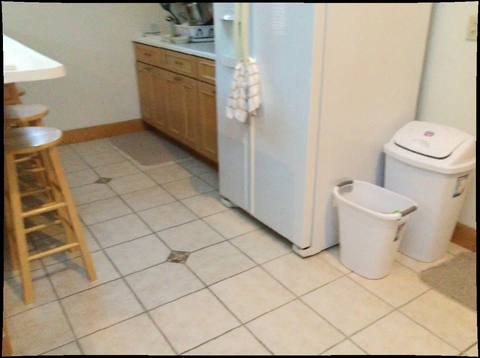
#> input picture tests/_tmp/extract_probe/images/scene0000_00__1791.jpg, 480 x 358 px
$ python filter_image_quality.py --input_dir ../tests/_tmp/extract_probe/images --output_dir out   (older library calls are emulated)
#> lines starting #> are read from the running program, lines starting #| are printed output that depends on the picture
### src/image_quality.py
from __future__ import annotations

from typing import Any

import cv2
import numpy as np

DEFAULT_BRISQUE_MAX_SIDE = 0


class BrisqueScorer:
    def __init__(self) -> None:
        try:
            from brisque import BRISQUE
        except ModuleNotFoundError as exc:
            raise RuntimeError(
                "BRISQUE scorer is unavailable. Install it with `python -m pip install brisque` and rerun."
            ) from exc

        try:
            self._model = BRISQUE(url=False)
        except TypeError:
            self._model = BRISQUE()

    # [46 lines left out: functions score, resize_for_brisque, compute_brisque_score, not called in this run]

### scripts/filter_image_quality.py
#!/usr/bin/env python3
"""Standalone multi-stage image quality filter with HTML gallery output.

Pipeline:
1. Compute grayscale Laplacian variance and Tenengrad focus metrics.
2. Keep only images that pass both stage-1 thresholds.
3. Score stage-1 survivors with BRISQUE.
4. Drop the worst fraction of stage-1 survivors by BRISQUE score (relative
   cutoff, not an absolute threshold), keeping the rest.
5. Export JSON, CSV, and an HTML gallery for the final selected images.

Example:
    python scripts/filter_image_quality.py ^
        --input_dir scene0000_02/color ^
        --output_dir output/scene0000_02_quality ^
        --laplacian-threshold 120 ^
        --tenengrad-threshold 15 ^
        --brisque-drop-fraction 0.30

BRISQUE dependency:
    This script intentionally does not change the repo's existing pipeline.
    It expects the optional `brisque` package to be installed separately:

        python -m pip install brisque
"""

from __future__ import annotations

import argparse
import base64
import csv
import html
import json
import math
import mimetypes
import os
import re
from dataclasses import dataclass
from pathlib import Path
from typing import Any, Iterable, Sequence

import cv2
import numpy as np
from tqdm import tqdm

from src.image_quality import (
    BrisqueScorer,
    DEFAULT_BRISQUE_MAX_SIDE,
    compute_brisque_score,
    resize_for_brisque,
)

DEFAULT_IMAGE_PATTERNS = ("*.jpg", "*.jpeg", "*.png", "*.bmp", "*.webp")
DEFAULT_LAPLACIAN_THRESHOLD = 120.0
DEFAULT_TENENGRAD_THRESHOLD = 15.0
DEFAULT_BRISQUE_DROP_FRACTION = 0.30
DEFAULT_REPORT_IMAGE_MAX_SIDE = 0
DEFAULT_REPORT_JPEG_QUALITY = 85
_NATURAL_SORT_PATTERN = re.compile(r"(\d+)")


@dataclass(slots=True)
class ImageQualityRecord:
    image_path: Path
    width: int
    height: int
    laplacian_variance: float
    tenengrad: float
    stage1_pass: bool
    brisque_score: float | None = None
    brisque_input_width: int | None = None
    brisque_input_height: int | None = None
    stage2_pass: bool | None = None
    final_pass: bool = False

    # [15 lines left out: function to_dict, not called in this run]


def _natural_sort_tokens(value: str) -> tuple[tuple[int, Any], ...]:
    tokens: list[tuple[int, Any]] = []
    for chunk in _NATURAL_SORT_PATTERN.split(value):
        if not chunk:
            continue
        if chunk.isdigit():
            tokens.append((0, int(chunk)))
        else:
            tokens.append((1, chunk.lower()))
    return tuple(tokens)


def _natural_path_sort_key(path: Path) -> tuple[Any, ...]:
    return (_natural_sort_tokens(path.name), str(path).lower())


def _collect_image_paths(
    input_dir: Path,
    *,
    patterns: Sequence[str],
    recursive: bool,
) -> list[Path]:
#> called with recursive = False
    if not input_dir.exists():
        raise FileNotFoundError(f"Input directory not found: {input_dir}")
    if not input_dir.is_dir():
        raise NotADirectoryError(f"Input path is not a directory: {input_dir}")

    image_paths: set[Path] = set()
    for pattern in patterns:
        iterator = input_dir.rglob(pattern) if recursive else input_dir.glob(pattern)
        for path in iterator:
            if path.is_file():
                image_paths.add(path.resolve())
    return sorted(image_paths, key=_natural_path_sort_key)


def select_image_paths_in_order(
    image_paths: Sequence[Path],
    *,
    max_images: int | None,
    sample_start: int = 0,
) -> list[Path]:
    if sample_start < 0:
        raise ValueError(f"sample_start must be >= 0, got {sample_start}")
    if max_images is not None and max_images <= 0:
        raise ValueError(f"max_images must be > 0, got {max_images}")

    ordered = list(image_paths)
    if sample_start >= len(ordered):
        return []
    if max_images is None:
        return ordered[sample_start:]
    return ordered[sample_start:sample_start + max_images]


def compute_laplacian_variance(gray_image: np.ndarray) -> float:
    laplacian = cv2.Laplacian(gray_image, cv2.CV_64F)
    return float(laplacian.var())


def compute_tenengrad(gray_image: np.ndarray) -> float:
    gray_float = gray_image.astype(np.float32)
    grad_x = cv2.Sobel(gray_float, cv2.CV_32F, 1, 0, ksize=3)
    grad_y = cv2.Sobel(gray_float, cv2.CV_32F, 0, 1, ksize=3)
    gradient_magnitude = cv2.magnitude(grad_x, grad_y)
    return float(np.mean(gradient_magnitude))


def read_image(image_path: Path) -> np.ndarray:
    try:
        buffer = np.fromfile(str(image_path), dtype=np.uint8)
    except OSError as exc:
        raise ValueError(f"Cannot read image bytes: {image_path}") from exc
    if buffer.size == 0:
        raise ValueError(f"Image file is empty or unreadable: {image_path}")
    image = cv2.imdecode(buffer, cv2.IMREAD_COLOR)
#> image is the input picture: shape (358, 480, 3); mean B, G, R 142.1, 160.9, 173.4
    if image is None:
        raise ValueError(f"Cannot decode image: {image_path}")
    return image


# [18 lines left out: functions encode_jpeg_data_url, encode_file_data_url, not called in this run]


def evaluate_stage1(
    image_path: Path,
    *,
    laplacian_threshold: float,
    tenengrad_threshold: float,
) -> tuple[ImageQualityRecord, np.ndarray]:
    image = read_image(image_path)

    height, width = image.shape[:2]
#> height = 358; width = 480
    gray = cv2.cvtColor(image, cv2.COLOR_BGR2GRAY)
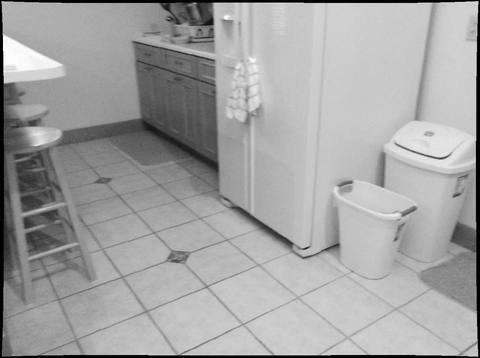
#> gray: shape (358, 480); min 0, max 255, mean 162.5
    laplacian_variance = compute_laplacian_variance(gray)
#> in compute_laplacian_variance, `laplacian = cv2.Laplacian(gray_image, cv2.CV_64F)`:
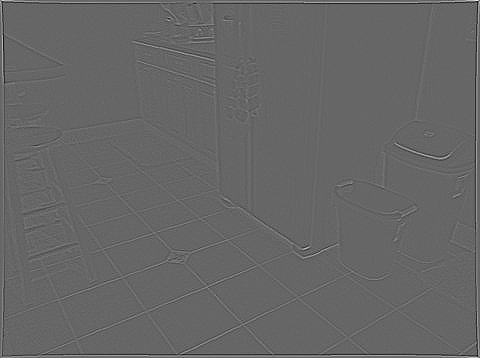
#> laplacian: shape (358, 480) float64; min -260, max 385, mean 0; drawn with min black and max white
#> laplacian_variance = 450.6
    tenengrad = compute_tenengrad(gray)
#> in compute_tenengrad, `gradient_magnitude = cv2.magnitude(grad_x, grad_y)`:
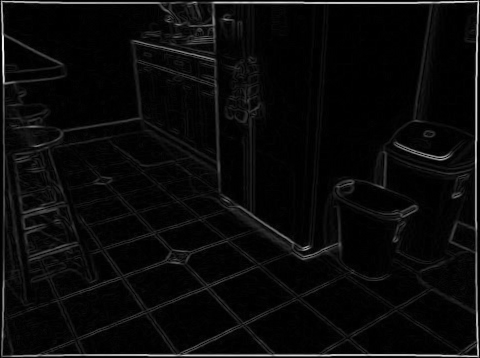
#> gradient_magnitude: shape (358, 480) float32; min 0, max 1020, mean 42.3; drawn with min black and max white
#> tenengrad = 42.34
    stage1_pass = (
        laplacian_variance >= float(laplacian_threshold)
        and tenengrad >= float(tenengrad_threshold)
    )
#> stage1_pass = True
    record = ImageQualityRecord(
        image_path=image_path,
        width=int(width),
        height=int(height),
        laplacian_variance=laplacian_variance,
        tenengrad=tenengrad,
        stage1_pass=stage1_pass,
    )
    return record, image


# [372 lines left out: functions apply_brisque_filter, summarize_records, _html_relpath, build_html_report, _write_csv, _build_embedded_report_images, not called in this run]


def parse_args() -> argparse.Namespace:
    parser = argparse.ArgumentParser(
        description="Standalone Laplacian + Tenengrad + BRISQUE image filter with HTML output."
    )
    parser.add_argument("--input_dir", type=Path, required=True, help="Directory that contains input images.")
    parser.add_argument("--output_dir", type=Path, required=True, help="Directory for JSON/CSV/HTML outputs.")
    parser.add_argument(
        "--patterns",
        nargs="+",
        default=list(DEFAULT_IMAGE_PATTERNS),
        help="Glob patterns used to collect images.",
    )
    parser.add_argument(
        "--recursive",
        action="store_true",
        help="Recursively scan subdirectories under input_dir.",
    )
    parser.add_argument(
        "--max-images",
        type=int,
        default=None,
        help="Process at most this many images, using sorted filename order.",
    )
    parser.add_argument(
        "--sample-start",
        type=int,
        default=0,
        help="Skip this many sorted images before taking the sequential sample window.",
    )
    parser.add_argument(
        "--laplacian-threshold",
        type=float,
        default=DEFAULT_LAPLACIAN_THRESHOLD,
        help="Minimum Laplacian variance required to pass stage 1.",
    )
    parser.add_argument(
        "--tenengrad-threshold",
        type=float,
        default=DEFAULT_TENENGRAD_THRESHOLD,
        help="Minimum mean Tenengrad magnitude required to pass stage 1.",
    )
    parser.add_argument(
        "--brisque-drop-fraction",
        type=float,
        default=DEFAULT_BRISQUE_DROP_FRACTION,
        help=(
            "Fraction (0-1) of stage-1 survivors to drop by BRISQUE score, worst "
            "first. Relative cutoff instead of an absolute threshold."
        ),
    )
    parser.add_argument(
        "--brisque-max-side",
        type=int,
        default=DEFAULT_BRISQUE_MAX_SIDE,
        help=(
            "Resize stage-1 survivors so the longer side is at most this many pixels before "
            "BRISQUE scoring. Use 0 to disable resizing."
        ),
    )
    parser.add_argument(
        "--title",
        type=str,
        default="Image Quality Filter Report",
        help="HTML report title.",
    )
    parser.add_argument(
        "--copy-selected-images",
        action="store_true",
        help=(
            "Embed compressed JPEG previews directly into the HTML report so the gallery remains "
            "viewable even when original image paths are inaccessible."
        ),
    )
    parser.add_argument(
        "--report-image-max-side",
        type=int,
        default=DEFAULT_REPORT_IMAGE_MAX_SIDE,
        help=(
            "When --copy-selected-images is set, embed previews whose longer side is at most this many "
            "pixels. Use 0 to embed the original image bytes at original resolution."
        ),
    )
    parser.add_argument(
        "--report-jpeg-quality",
        type=int,
        default=DEFAULT_REPORT_JPEG_QUALITY,
        help="JPEG quality for HTML report preview images when --copy-selected-images is set.",
    )
    return parser.parse_args()


def main() -> None:
    args = parse_args()

    all_image_paths = _collect_image_paths(
        args.input_dir,
        patterns=args.patterns,
        recursive=bool(args.recursive),
    )
    image_paths = select_image_paths_in_order(
        all_image_paths,
        max_images=args.max_images,
        sample_start=int(args.sample_start),
    )
    if not image_paths:
        raise ValueError(
            f"No images selected under {args.input_dir}; "
            f"available={len(all_image_paths)}, sample_start={args.sample_start}, max_images={args.max_images}"
        )

    stage1_records_and_images = [
        evaluate_stage1(
            image_path,
            laplacian_threshold=float(args.laplacian_threshold),
            tenengrad_threshold=float(args.tenengrad_threshold),
        )
        for image_path in tqdm(image_paths, desc="Stage 1/2 Sharpness", unit="img")
    ]
#> call 2 of evaluate_stage1, with laplacian_threshold = 120, tenengrad_threshold = 15
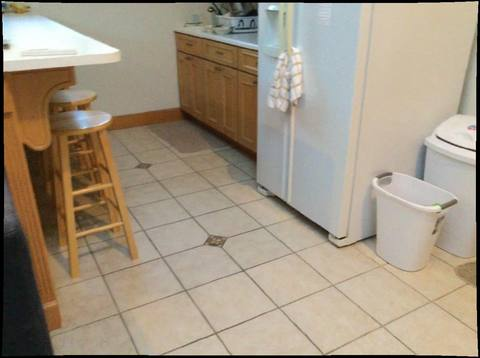
#> input picture tests/_tmp/extract_probe/images/scene0000_00__1812.jpg, 480 x 358 px
#> in read_image, image is the input picture: shape (358, 480, 3); mean B, G, R 129.3, 147.7, 160.6
#> in evaluate_stage1 (call 2), `gray = cv2.cvtColor(image, cv2.COLOR_BGR2GRAY)`:
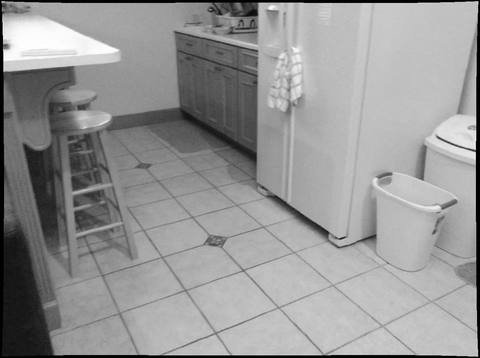
#> gray: shape (358, 480); min 0, max 255, mean 149.4
#> in evaluate_stage1 (call 2), `laplacian_variance = compute_laplacian_variance(gray)`: laplacian_variance = 463.8
#> in compute_tenengrad (call 2), `grad_y = cv2.Sobel(gray_float, cv2.CV_32F, 0, 1, ksize=3)`:
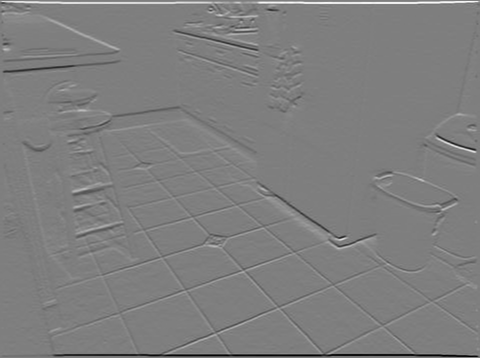
#> grad_y: shape (358, 480) float32; min -845, max 853, mean 0; drawn with min black and max white
#> in compute_tenengrad (call 2), `gradient_magnitude = cv2.magnitude(grad_x, grad_y)`:
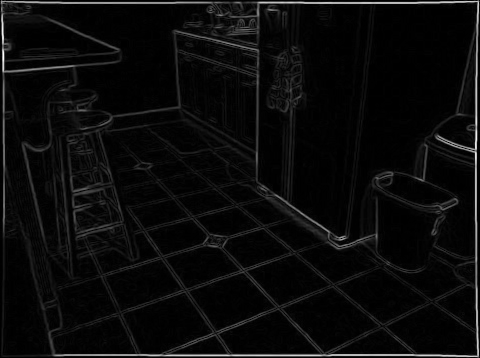
#> gradient_magnitude: shape (358, 480) float32; min 0, max 1016.1, mean 44.4; drawn with min black and max white
#> in evaluate_stage1 (call 2), `tenengrad = compute_tenengrad(gray)`: tenengrad = 44.42
#> stage1_records_and_images = 2 items

    brisque_scorer = BrisqueScorer()
    records = apply_brisque_filter(
        stage1_records_and_images,
        brisque_drop_fraction=float(args.brisque_drop_fraction),
        brisque_max_side=int(args.brisque_max_side),
        scorer=brisque_scorer,
        show_progress=True,
    )

    summary = summarize_records(records)
    thresholds = {
        "laplacian_threshold": float(args.laplacian_threshold),
        "tenengrad_threshold": float(args.tenengrad_threshold),
        "brisque_drop_fraction": float(args.brisque_drop_fraction),
        "brisque_max_side": float(args.brisque_max_side),
        "report_image_max_side": float(args.report_image_max_side),
        "report_jpeg_quality": float(args.report_jpeg_quality),
    }

    args.output_dir.mkdir(parents=True, exist_ok=True)
    copied_image_map = (
        _build_embedded_report_images(
            records,
            report_image_max_side=int(args.report_image_max_side),
            report_jpeg_quality=int(args.report_jpeg_quality),
            show_progress=True,
        )
        if args.copy_selected_images
        else None
    )

    report_html = build_html_report(
        records=records,
        output_dir=args.output_dir,
        title=args.title,
        summary=summary,
        thresholds=thresholds,
        copied_image_map=copied_image_map,
    )

    json_path = args.output_dir / "quality_results.json"
    csv_path = args.output_dir / "quality_results.csv"
    html_path = args.output_dir / "quality_gallery.html"

    json_payload = {
        "input_dir": str(args.input_dir),
        "patterns": list(args.patterns),
        "recursive": bool(args.recursive),
        "sampling": {
            "mode": "sequential",
            "available_images": len(all_image_paths),
            "selected_images": len(image_paths),
            "sample_start": int(args.sample_start),
            "max_images": args.max_images,
        },
        "thresholds": thresholds,
        "summary": summary,
        "records": [record.to_dict(output_dir=args.output_dir) for record in records],
    }
    json_path.write_text(json.dumps(json_payload, ensure_ascii=False, indent=2), encoding="utf-8")
    _write_csv(csv_path, records=records)
    html_path.write_text(report_html, encoding="utf-8")

    print(f"Selected {len(image_paths)} / {len(all_image_paths)} image(s) in sequential order")
    print(f"Scanned {summary['total_images']} image(s)")
    print(f"Stage-1 pass: {summary['stage1_pass']}")
    print(f"BRISQUE max side: {args.brisque_max_side}")
    print(f"Final selected: {summary['final_selected']}")
    print(f"JSON: {json_path}")
    print(f"CSV: {csv_path}")
    print(f"HTML: {html_path}")


if __name__ == "__main__":
    main()
#> (the call stopped at in __init__, `self._model = BRISQUE(url=False)`: brisque is not available in this run)
